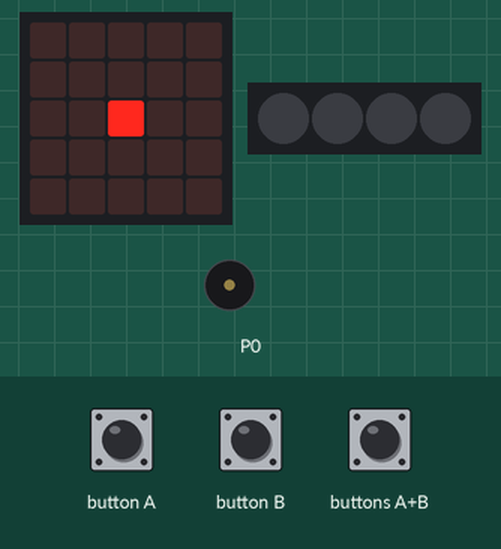
Recording of a program running on a simulated BBC micro:bit (MakeCode). On the bench: the board's 5×5 LED display, 4 RGB LEDs in strip order, left to right, buzzer (waves = sounding). Inputs (shaded band) come from the test bench. Dim RGB values are drawn brighter than linear.

Above: at 1.2 s.
1.3 s: buttons A+B pressed for 0.15 s
At 3.1 s:
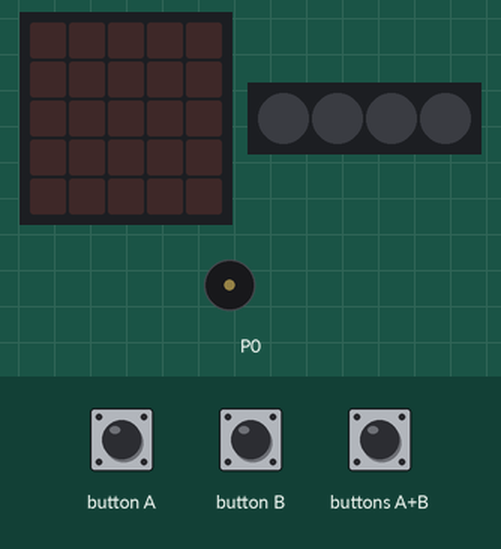
3.4 s: button A pressed for 0.15 s
At 4.3 s:
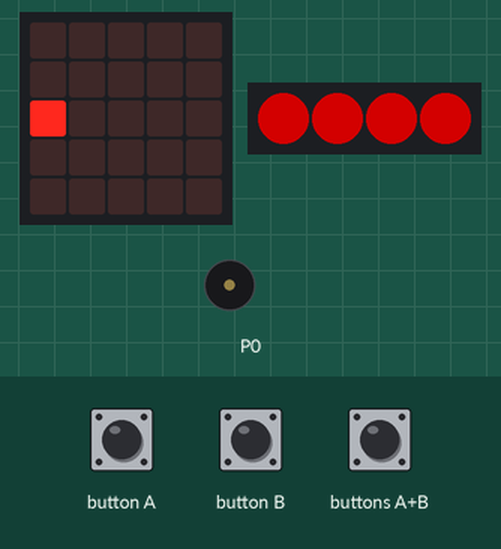
5.0 s: button B pressed for 0.15 s
At 5.6 s:
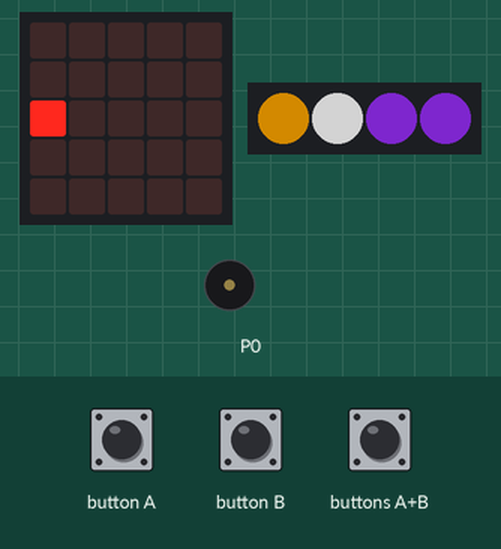
6.6 s: buttons A+B pressed for 1 s
At 8.0 s:
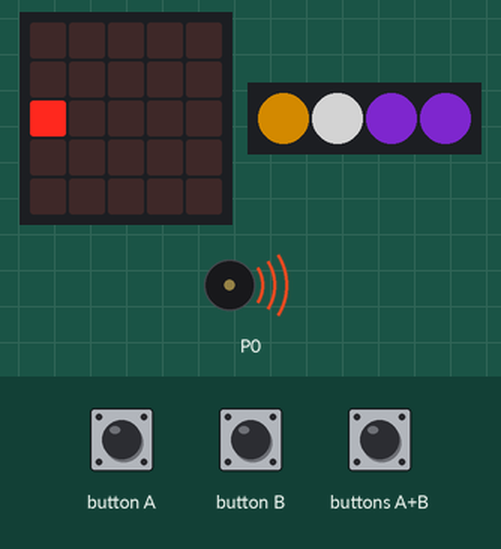
9.6 s: button B pressed for 0.15 s
At 10.3 s:
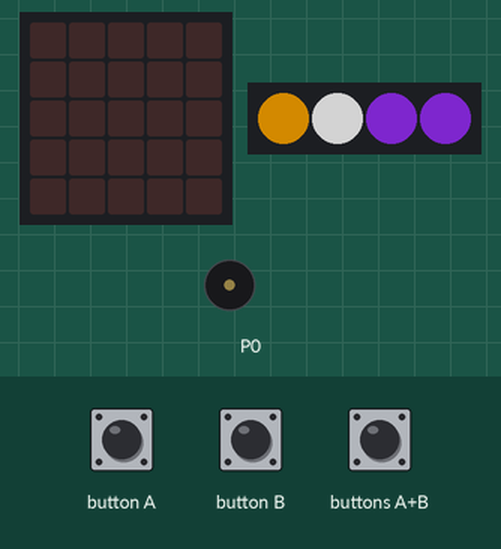
11.2 s: buttons A+B pressed for 0.15 s
At 11.7 s:
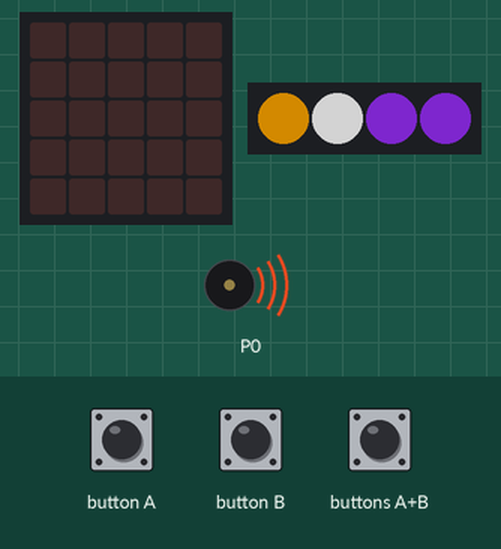
Timing chart, 0 to 14.2 s (numbered marks = the images above; inputs shaded):
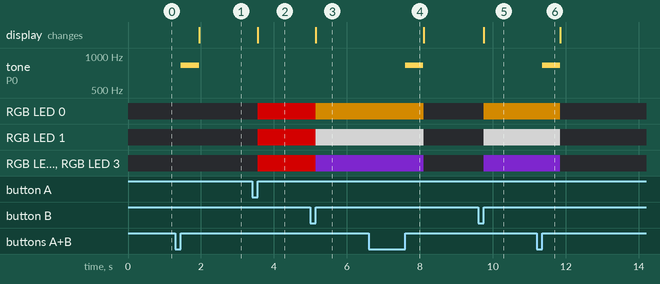

Measured:
- after the input at 1.3 s, tone on P0: silent → 831 Hz after 0.15 s, → silent 0.50 s later; the display: changes after 0.66 s (image 1)
- after the input at 3.4 s, RGB LED 0–3: off → RGB(127, 0, 0) after 0.15 s; the display: changes after 0.15 s (image 2)
- after the input at 5.0 s, RGB LED 0: RGB(127, 0, 0) → RGB(127, 82, 0) after 0.15 s; RGB LED 1: RGB(127, 0, 0) → RGB(127, 127, 127) after 0.15 s; RGB LED 2, RGB LED 3: RGB(127, 0, 0) → RGB(69, 21, 113) after 0.15 s
- after the input at 6.6 s, tone on P0: silent → 831 Hz after 1.0 s, → silent 0.50 s later; RGB LED 0: RGB(127, 82, 0) → off after 1.5 s; RGB LED 1: RGB(127, 127, 127) → off after 1.5 s; RGB LED 2, RGB LED 3: RGB(69, 21, 113) → off after 1.5 s
- after the input at 9.6 s, RGB LED 0: off → RGB(127, 82, 0) after 0.15 s; RGB LED 1: off → RGB(127, 127, 127) after 0.15 s; RGB LED 2, RGB LED 3: off → RGB(69, 21, 113) after 0.15 s
- after the input at 11.2 s, tone on P0: silent → 831 Hz after 0.15 s, → silent 0.50 s later; RGB LED 0: RGB(127, 82, 0) → off after 0.66 s; RGB LED 1: RGB(127, 127, 127) → off after 0.66 s; RGB LED 2, RGB LED 3: RGB(69, 21, 113) → off after 0.66 s

The program:

main.ts
```typescript
input.onButtonPressed(Button.A, function () {
    led.plot(0, 2)
    strip.showColor(neopixel.colors(NeoPixelColors.Red))
})
input.onButtonPressed(Button.AB, function () {
    music.playTone(831, music.beat(BeatFraction.Whole))
    basic.clearScreen()
    strip.showColor(neopixel.colors(NeoPixelColors.Black))
})
input.onButtonPressed(Button.B, function () {
    strip.setPixelColor(0, neopixel.colors(NeoPixelColors.Orange))
    strip.setPixelColor(1, neopixel.colors(NeoPixelColors.White))
    range.showColor(neopixel.colors(NeoPixelColors.Violet))
})
let range: neopixel.Strip = null
let strip: neopixel.Strip = null
led.plot(2, 2)
strip = neopixel.create(DigitalPin.P16, 4, NeoPixelMode.RGB)
range = strip.range(2, 2)
music.setVolume(127)
```

test.ts
```typescript
// tests gaan hier; deze zal niet worden gecompileerd wanneer dit pakket wordt gebruikt als extensie.
```
